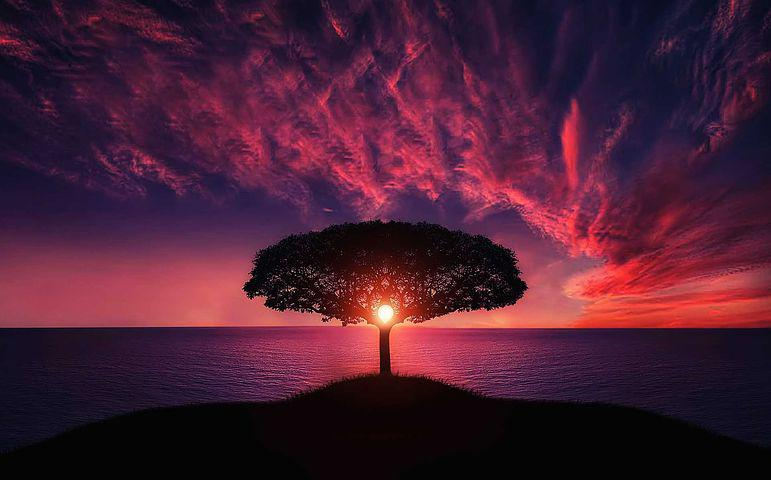
#> input picture images/img1.jpg, 771 x 480 px
$ jupyter execute Question2.ipynb   (shell and % lines are left out)
#> lines starting #> are read from the running program, lines starting #| are printed output that depends on the picture
[cell 1]
import cv2
import numpy as np
import matplotlib.pyplot as plt
from PIL import Image, ImageChops
import math, operator

[cell 2]
im1 = Image.open('./images/img1.jpg')
#> im1 is the input picture: PIL image 771x480 RGB; mean R, G, B 73.7, 30.4, 51.4

[cell 3]
resized_PIL = im1.resize((300, 300), resample=Image.BILINEAR)
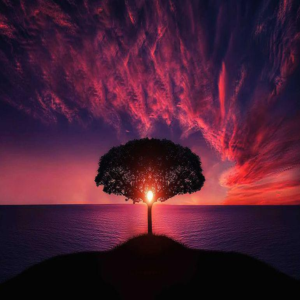
#> resized_PIL: PIL image 300x300 RGB; mean R, G, B 73.8, 30.4, 51.4

[cell 4]
resized_PIL

[cell 5]
im2 = cv2.imread('./images/img1.jpg')

[cell 6]
resized_cv2 = cv2.resize(im2,(300,300),interpolation = cv2.INTER_LINEAR)

[cell 7]
cv2.imshow('img',resized_cv2)
cv2.waitKey(0)
cv2.destroyAllWindows()

[cell 8]
def calculate_Ratio(img,size):
#> called with size = (300, 300)
    height, width = img.shape[:2]
#> height = 480; width = 771
    newHeight, newWidth = size

    xRatio = width / newWidth
#> xRatio = 2.57
    yRatio = height / newHeight
#> yRatio = 1.6

    return (xRatio,yRatio)

def find_coordinates(xRatio,yRatio,i,j,height,width):
    x = int(xRatio * j)
    y = int(yRatio * i)

    xDiff = (xRatio * j) - x
    yDiff = (yRatio * i) - y

    x1 = int(x + 1) if x < width - 1 else x
    y1 = int(y + 1) if y < height - 1 else y

    return x,y,xDiff,yDiff,x1,y1

def resizeBI(img, size):

    (xRatio,yRatio) = calculate_Ratio(img,size)
#> xRatio = 2.57; yRatio = 1.6

    height,width = img.shape[:2]
#> height = 480; width = 771
    newHeight,newWidth = size
    final_img = np.zeros((newHeight, newWidth, 3))

    for i in range(newHeight):
        for j in range(newWidth):

            x,y,xDiff,yDiff,x1,y1 = find_coordinates(xRatio,yRatio,i,j,height,width)

            final_img[i, j] = (
                                img[y, x] * (1 - xDiff) * (1 - yDiff) +
                                 img[y, x1] * (xDiff) * (1 - yDiff) +
                                 img[y1, x] * (yDiff) * (1 - xDiff) +
                                 img[y1, x1] * (xDiff * yDiff)
                            )
#> this loop made 300 passes
    return final_img

[cell 9]
user_img = resizeBI(im2,(300,300))

[cell 10]
user_img = [[[round(i) for i in j] for j in k] for k in user_img]

[cell 11]
# user_img = cv2.convertScaleAbs(user_img)
user_img = np.clip(user_img, 0, 255)
user_img = np.array(user_img, dtype=np.uint8)

[cell 12]
cv2.imshow('img1',user_img)
cv2.waitKey(0)
cv2.destroyAllWindows()

[cell 13]
def rmse(image1, image2):
    # Ensure that the images have the same shape
    assert image1.shape == image2.shape, "Images must have the same shape"
    # Calculate the mean squared error between the images
    mse = np.mean((image1 - image2) ** 2)
    # Take the square root of the mean squared error to get the root mean squared error
    rmse = np.sqrt(mse)
    return rmse

[cell 14]
rmse(resized_cv2,user_img)
#> Out = 3.82

[cell 15]
plt.figure(figsize=[18,5])
plt.subplot(131); plt.imshow(im2[...,::-1]); plt.title('Original Image')
plt.subplot(132); plt.imshow(resized_cv2[...,::-1]); plt.title('Resize (part a)')
plt.subplot(133); plt.imshow(user_img[...,::-1]); plt.title('Resize (part b)')
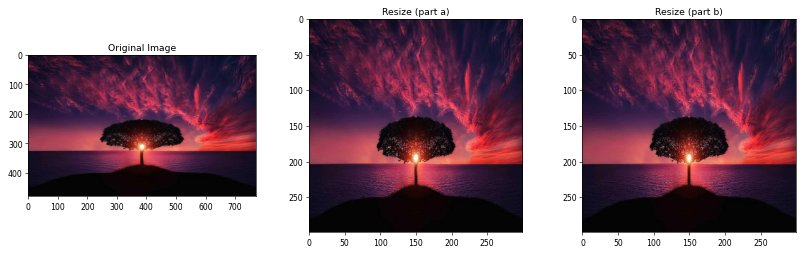
#> figure drawn by matplotlib, 3 panels

$ run again, with images/reference.jpg copied over images/img1.jpg
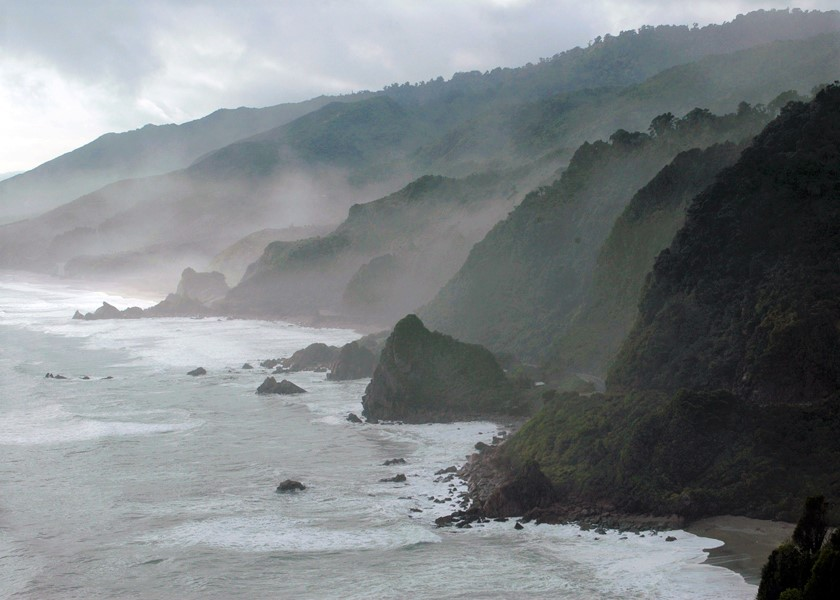
#> input picture images/reference.jpg, 840 x 600 px
#> im1 is the input picture: PIL image 840x600 RGB; mean R, G, B 125.2, 130.5, 133.3
#> `resized_PIL = im1.resize((300, 300), resample=Image.BILINEAR)`:
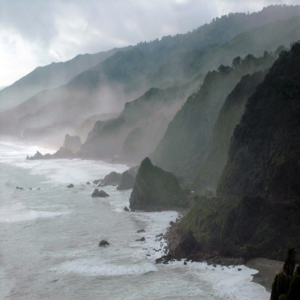
#> resized_PIL: PIL image 300x300 RGB; mean R, G, B 125.3, 130.6, 133.4
#> in resizeBI, `(xRatio,yRatio) = calculate_Ratio(img,size)`: xRatio = 2.8; yRatio = 2
#> the loop in resizeBI, `for i in range(newHeight):` made 300 passes
#> Out = 3.76
#> `[cell 15] plt.figure(figsize=[18,5]) plt.subplot(131); plt.imshow(im2[..`:
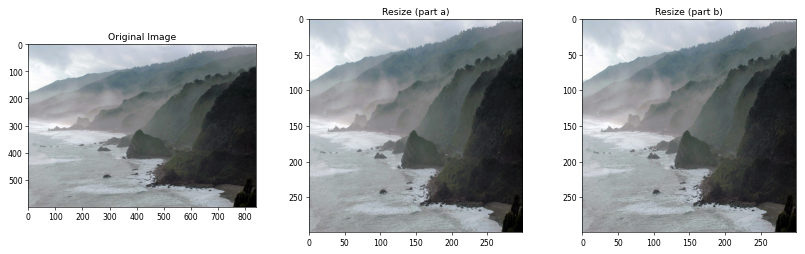
#> figure drawn by matplotlib, 3 panels
